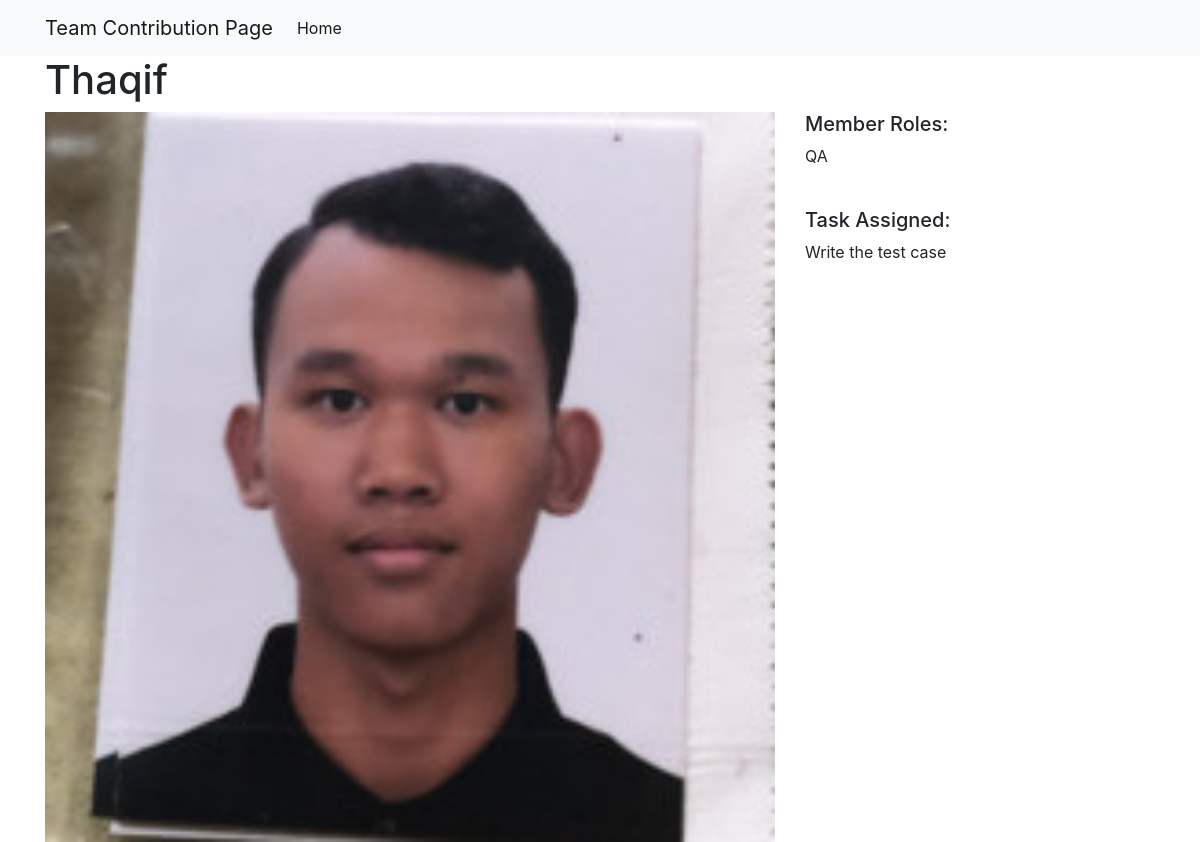
The page /contribution/6/ on the database its author committed.
### projects/models.py (models this page shows)
class Project(models.Model):
    title = models.CharField(max_length=100)
    description = models.TextField()
    technology = models.CharField(max_length=20)
    image = models.FilePathField(path="/img")

### projects/views.py (the view)
# urls.py: path("<int:pk>/", views.project_detail, name="project_detail"),
def project_detail(request, pk):
    project = Project.objects.get(pk=pk)
    context = {"project": project}
    return render(request, "project_detail.html", context)

### projects/templates/project_detail.html (shortened to what this page needs)
{% extends "base.html" %} {% load static %} {% block page_content %}
<h1>{{ project.title }}</h1>
<div class="row">
  <div class="col-md-8">
    <img src="{% static project.image %}" alt="" width="100%" />
  </div>
  <div class="col-md-4">
    <h5>Member Roles:</h5>
    <p>{{ project.description }}</p>
    <br />
    <h5>Task Assigned:</h5>
    <p>{{ project.technology }}</p>
  </div>
</div>
{% endblock %}

### rows shown on the page
Project: title "Thaqif", image (picture), description "QA", technology "Write the test case"
